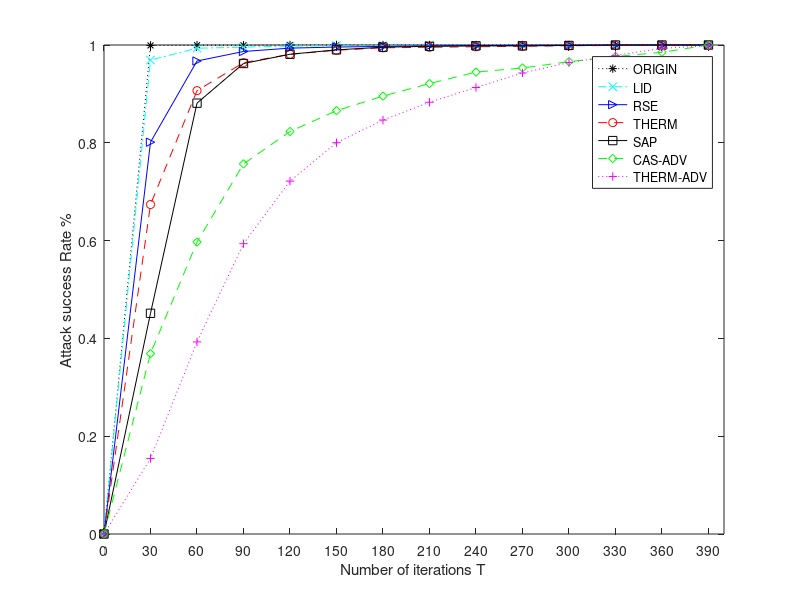

This chart was generated by the following MATLAB code:
% x=linspace(0,2*pi,100);
% plot(x,sin(x),x,2*sin(x),x,3*sin(x));
uniform = [24.54,29.28,32.77,53.72];
seqdpp = [24.87,29.76,33.52,48.43];
reseqdpp = [26.98,32.09,35.94,48.93];
redseqdpp = [27.75,33.45,36.72,49.41];
seqdpp_5 = [24.67,29.36,33.22,48.23];
seqdpp_12 = [24.03,29.46,32.97,48.08];
dpplstm = [18.54,22.92,26.15,47.02];


saprunstep = [0, 0.45135135135135135, 0.8810810810810811, 0.9621621621621622, 0.981081081081081, 0.9900900900900901, 0.9954954954954955, 0.9972972972972973, 0.9981981981981982, 0.9981981981981982, 0.9990990990990991, 1.0, 1.0, 1.0];
robuststep = [0, 0.8012729068363876, 0.967299462306595, 0.986722264896302, 0.9936354658180621, 0.995830132777351, 0.9971469329529244, 0.9982442664325688, 0.9989026665203555, 0.9993415999122133, 0.9995610666081423, 0.9996707999561066, 0.9998902666520355, 1.0];
thermstep = [0, 0.15452653485952134, 0.3928199791883455, 0.5936524453694069, 0.7216441207075962, 0.8002081165452654, 0.8465140478668054, 0.8829344432882414, 0.913111342351717, 0.9427679500520292, 0.9640998959417274, 0.9786680541103018, 0.9932362122788762, 0.9984391259105099];
encoding = [0, 0.6738197424892703, 0.9066523605150214, 0.9638769670958512, 0.9810443490701002, 0.9892703862660944, 0.994277539341917, 0.9953505007153076, 0.9964234620886981, 0.9974964234620887, 0.9985693848354793, 0.9989270386266095, 0.9992846924177397, 1.0];
%cascade = [0, 0.9386075066275987, 0.9732105483465885, 0.9829775359285614, 0.9884191432956607, 0.991628296358309, 0.9934421654806753, 0.9953955629970699, 0.9960932049672109, 0.9970699037254082, 0.9981861308776336, 0.9983256592716618, 0.9994418864238873, 0.9998604716059718];
lid = [0, 0.9691856199559794, 0.9933969185619956, 0.9955979457079971, 0.9977989728539985, 0.9985326485693323, 0.9985326485693323, 0.9992663242846662, 0.9992663242846662, 0.9992663242846662, 0.9992663242846662, 0.9992663242846662, 0.9992663242846662, 1.0];
cascade = [0, 0.36886993603411516, 0.5970149253731343, 0.7569296375266524, 0.8230277185501066, 0.8656716417910447, 0.8955223880597015, 0.9211087420042644, 0.9445628997867804, 0.9530916844349681, 0.9658848614072495, 0.976545842217484, 0.9850746268656716, 1.0];
std = [0, 0.9991666666666666, 0.9995833333333334, 0.9995833333333334, 1.0, 1.0, 1.0, 1.0, 1.0, 1.0, 1.0, 1.0, 1.0, 1.0];
x = [0:30:400];
% strain_image = plot(x,redseqdpp,'ks-',x,reseqdpp,'b>-',x,seqdpp_5,'m+:',x,seqdpp,'ro--',x,seqdpp_12,'gd--',x,uniform,'cx-.',x,dpplstm,'k*:');
strain_image = plot(x,std,'k*:',x,lid,'cx-.',x,robuststep,'b>-',x,encoding,'ro--',x,saprunstep,'ks-',x,cascade,'gd--',x,thermstep,'m+:');

ylabel('Attack success Rate %');
xlabel('Number of iterations T');
legend('ORIGIN','LID','RSE','THERM','SAP','CAS-ADV','THERM-ADV');

set(gca,'XTick',[0:30:400]);
% set(gca, 'XTicklabel',{'K=8','K=12','K=16','K=\infty'}); 
% axis tight;
%set (gcf,'Position',[0,0,500,500]);
saveas(gca,'matcurvenospace.bmp','bmp');